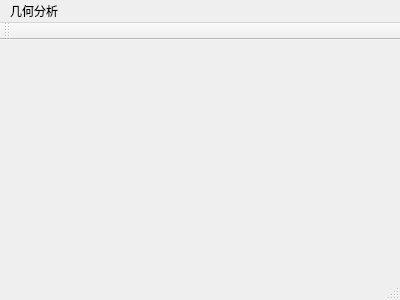
<?xml version="1.0" encoding="UTF-8"?>
<ui version="4.0">
 <class>MainWindow</class>
 <widget class="QMainWindow" name="MainWindow">
  <property name="geometry">
   <rect>
    <x>0</x>
    <y>0</y>
    <width>400</width>
    <height>300</height>
   </rect>
  </property>
  <property name="windowTitle">
   <string>MainWindow</string>
  </property>
  <widget class="QWidget" name="centralWidget"/>
  <widget class="QMenuBar" name="menuBar">
   <property name="geometry">
    <rect>
     <x>0</x>
     <y>0</y>
     <width>400</width>
     <height>21</height>
    </rect>
   </property>
   <widget class="QMenu" name="menu">
    <property name="title">
     <string>几何分析</string>
    </property>
    <addaction name="separator"/>
    <addaction name="action"/>
    <addaction name="action_2"/>
   </widget>
   <addaction name="menu"/>
  </widget>
  <widget class="QToolBar" name="mainToolBar">
   <attribute name="toolBarArea">
    <enum>TopToolBarArea</enum>
   </attribute>
   <attribute name="toolBarBreak">
    <bool>false</bool>
   </attribute>
  </widget>
  <widget class="QStatusBar" name="statusBar"/>
  <action name="action">
   <property name="text">
    <string>凸包计算</string>
   </property>
  </action>
  <action name="action_2">
   <property name="text">
    <string>统计分析</string>
   </property>
  </action>
 </widget>
 <layoutdefault spacing="6" margin="11"/>
 <resources/>
 <connections/>
</ui>
